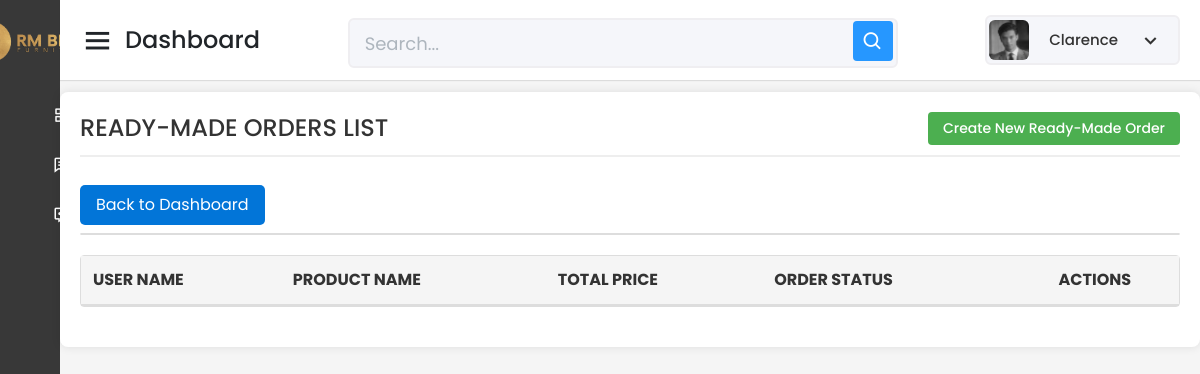
Before: /Capstone_Admin/readymade/read-all-readymade-form.php (signed in) with the older database file.
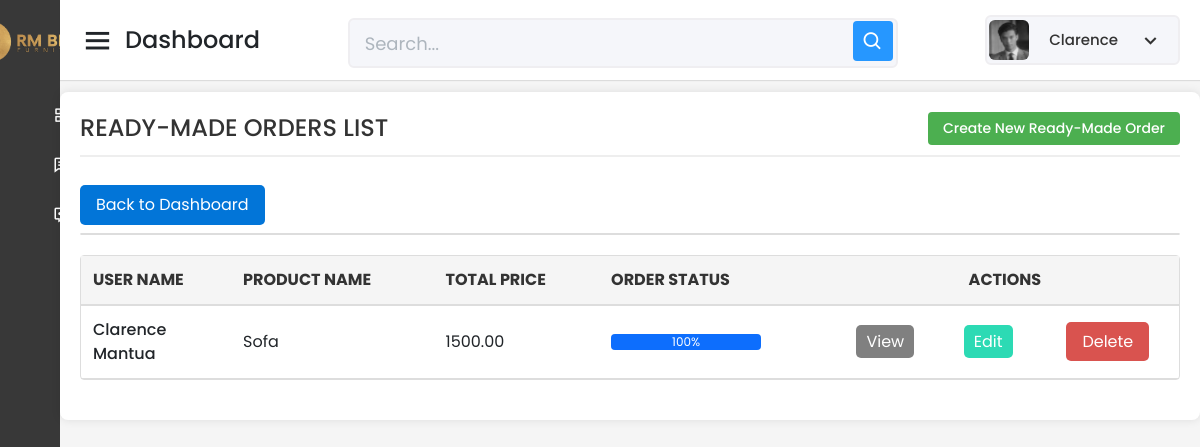
After: the same page with the newer database file.
### tables this page shows
CREATE TABLE `tbl_ready_made_orders` (
  `ReadyMadeOrder_ID` int(11) NOT NULL AUTO_INCREMENT,
  `Product_ID` int(11) NOT NULL,
  `User_ID` varchar(150) NOT NULL,
  `Quantity` int(11) NOT NULL,
  `Total_Price` decimal(10,2) NOT NULL,
  `Order_Status` int(3) NOT NULL DEFAULT 0,
  `Order_Date` timestamp NOT NULL DEFAULT current_timestamp(),
  `Product_Status` int(3) NOT NULL DEFAULT 0,
  `Progress_Pic_10` varchar(255) DEFAULT NULL,
  `Progress_Pic_20` varchar(255) DEFAULT NULL,
  `Progress_Pic_30` varchar(255) DEFAULT NULL,
  `Progress_Pic_40` varchar(255) DEFAULT NULL,
  `Progress_Pic_50` varchar(255) DEFAULT NULL,
  `Progress_Pic_60` varchar(255) DEFAULT NULL,
  `Progress_Pic_70` varchar(255) DEFAULT NULL,
  `Progress_Pic_80` varchar(255) DEFAULT NULL,
  `Progress_Pic_90` varchar(255) DEFAULT NULL,
  `Progress_Pic_100` varchar(255) DEFAULT NULL,
  `Stop_Reason` varchar(255) DEFAULT NULL,
  PRIMARY KEY (`ReadyMadeOrder_ID`),
  KEY `Product_ID` (`Product_ID`),
  KEY `User_ID` (`User_ID`),
  CONSTRAINT `tbl_ready_made_orders_ibfk_1` FOREIGN KEY (`Product_ID`) REFERENCES `tbl_prod_info` (`Product_ID`),
  CONSTRAINT `tbl_ready_made_orders_ibfk_2` FOREIGN KEY (`User_ID`) REFERENCES `tbl_user_info` (`User_ID`)
);

CREATE TABLE `tbl_prod_info` (
  `Product_ID` int(11) NOT NULL AUTO_INCREMENT,
  `Product_Name` varchar(255) NOT NULL,
  `Description` text DEFAULT NULL,
  `Category` varchar(100) DEFAULT NULL,
  `Sizes` varchar(100) DEFAULT NULL,
  `Color` varchar(50) DEFAULT NULL,
  `Stock` varchar(100) DEFAULT NULL,
  `Assembly_Required` varchar(255) DEFAULT NULL,
  `ImageURL` varchar(255) DEFAULT NULL,
  `Price` varchar(255) NOT NULL,
  `Sold` varchar(255) DEFAULT NULL,
  `DateAdded` timestamp NOT NULL DEFAULT current_timestamp(),
  `LastUpdate` timestamp NOT NULL DEFAULT current_timestamp() ON UPDATE current_timestamp(),
  `GLB_File_URL` varchar(255) DEFAULT NULL,
  `product_type` enum('readymade','custom') DEFAULT 'readymade',
  PRIMARY KEY (`Product_ID`)
);

### Capstone_Admin/readymade/read-all-readymade-form.php (the view, shortened to what the changed rows need)
<?php
include '../config/database.php';
$search = isset($_GET['search']) ? $_GET['search'] : '';
$query = "
    SELECT
        rmo.ReadyMadeOrder_ID,
        CONCAT(u.First_Name, ' ', u.Last_Name) AS User_Name,
        p.Product_Name,
        rmo.Quantity,
        rmo.Total_Price,
        rmo.Order_Status,
        rmo.Order_Date
    FROM tbl_ready_made_orders rmo
    JOIN tbl_user_info u ON rmo.User_ID = u.User_ID
    JOIN tbl_prod_info p ON rmo.Product_ID = p.Product_ID
    WHERE u.First_Name LIKE :search
    OR u.Last_Name LIKE :search
    OR p.Product_Name LIKE :search
    OR rmo.Order_Status LIKE :search
";
$stmt = $pdo->prepare($query);
$searchParam = '%' . $search . '%';
$stmt->bindParam(':search', $searchParam, PDO::PARAM_STR);
$stmt->execute();
$rows = $stmt->fetchAll(PDO::FETCH_ASSOC);
?>
<!DOCTYPE html>
<html lang="en" dir="ltr">
<head>
    <link href="../static/css/bootstrap.min.css" rel="stylesheet">
    <link href="../static/css-files/dashboard.css" rel="stylesheet">
    <link href="../static/css-files/button.css" rel="stylesheet">
    <link href="../static/css-files/admin_homev2.css" rel="stylesheet">
    <link href="https://unpkg.com/boxicons@2.0.7/css/boxicons.min.css" rel="stylesheet" />
</head>
<body>
    <section class="home-section">
<br><br><br>
<div class="container_boxes">
                <table>
    <table width="100%" border="1" cellspacing="5">
        <tr>
            <th>USER NAME</th>
            <th>PRODUCT NAME</th>
            <th>TOTAL PRICE</th>
            <th>ORDER STATUS</th>
            <th colspan="3" style="text-align: center;">ACTIONS</th>
        </tr>
        <?php
        foreach ($rows as $row) {
            $orderID = htmlspecialchars($row["ReadyMadeOrder_ID"]);
            $userName = htmlspecialchars($row["User_Name"]);
            $productName = htmlspecialchars($row["Product_Name"]);
            $totalPrice = number_format((float)$row["Total_Price"], 2, '.', '');
            $orderStatusValue = (int)$row["Order_Status"];
            $progressPercent = min(max($orderStatusValue, 0), 100);
            echo '
            <tr>
                <td>'.$userName.'</td>
                <td>'.$productName.'</td>
                <td>'.$totalPrice.'</td>
                <td>
                    <div class="progress" style="width: 150px;">
                        <div class="progress-bar bg-primary" role="progressbar" style="width: '.$progressPercent.'%;" aria-valuenow="'.$progressPercent.'" aria-valuemin="0" aria-valuemax="100">
                            '.$progressPercent.'%
                        </div>
                    </div>
                </td>
                <td style="text-align: center;"><a class="buttonView" href="read-one-readymade-form.php?id='.$orderID.'" target="_parent">View</a></td>
                <td style="text-align: center;"><a class="buttonEdit" href="update-readymade-form.php?id='.$orderID.'" target="_parent">Edit</a></td>
                <td style="text-align: center;"><a class="buttonDelete" href="delete-readymade-form.php?id='.$orderID.'" target="_parent">Delete</a></td>
            </tr>';
        }
        ?>
    </table>
</div>
</section>
</body>
</html>

Changed rows visible on the page:
added tbl_ready_made_orders: userName "Clarence Mantua", Product_ID.Product_Name "Sofa", Total_Price "1500.00", Order_Status "100"
